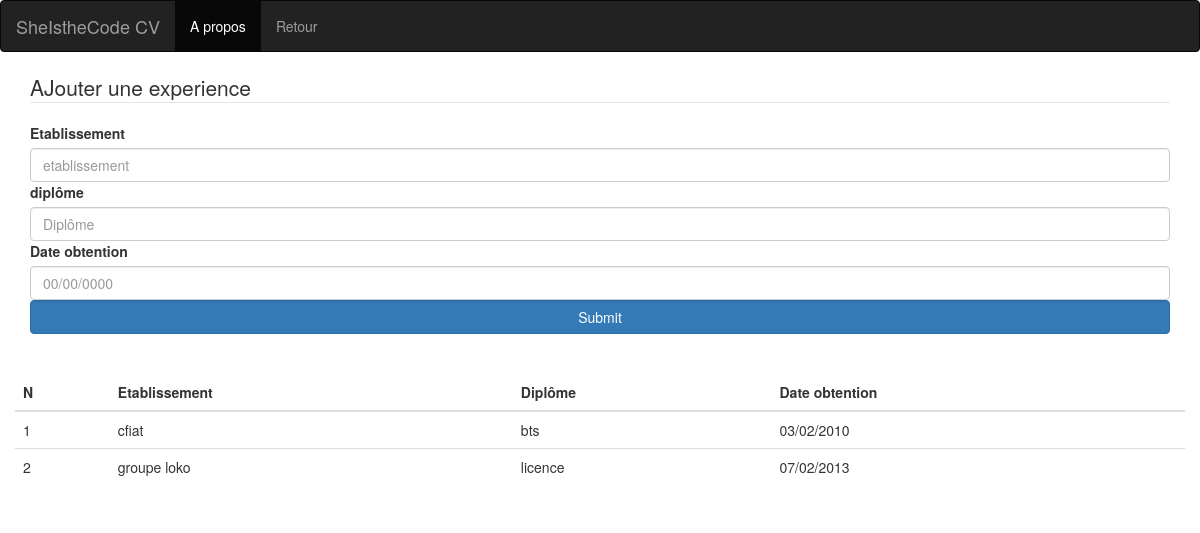
The page /diplome.php on the database its author committed.
### tables this page shows
CREATE TABLE IF NOT EXISTS `diplome` (
  `id` int(11) NOT NULL AUTO_INCREMENT,
  `etablissement` varchar(255) NOT NULL,
  `date` varchar(255) NOT NULL,
  `id_codeuse` varchar(255) NOT NULL,
  `nom_diplome` varchar(255) NOT NULL,
  PRIMARY KEY (`id`)
);

### diplome.php (the view, shortened to what this page needs)
<?php
include("connect.php");
?>
<!DOCTYPE html>
<html lang="en">
<head>
    <link rel="stylesheet" href="css/bootstrap.css">
</head>
<body>
<div class="container-fluid" >
    <div class="row">
                <nav class="navbar navbar-inverse" role="navigation">
                    <div class="container-fluid">
                        <a class="navbar-brand" href="index.php">SheIstheCode CV</a>
                        <ul class="nav navbar-nav">
                            <li class="active">
                                <a href="#">A propos</a>
                            </li>
                            <li>
                            <a href="dashboard.php?id=<?php echo $_SESSION['id']; ?>">Retour</a>
                            </li>
                        </ul>
                    </div>
                </nav>
            </div>
            <div class="container" >
                <form action="diplome.php" method="POST" enctype= "multipart/form-data">
                <legend>AJouter une experience</legend>
                    <label for="nom">Etablissement</label>
                        <input class="form-control" type="text"name="etablissement"placeholder="etablissement">
                    <label for="prenom">diplôme</label>
                        <input class="form-control" type="text"name="nom_diplome"placeholder="Diplôme">
                    <label for="resume">Date obtention</label>
                        <input class="form-control" type="text"name="date"placeholder="00/00/0000">
                    <input class="form-control btn btn-primary" type="submit"name="valider">
                </form>
                <br><br>
                <div class="row" >
                    <div>
                        <table class="table table-hover"style="boder:1" >
                            <thead>
                                <th>N</th>
                                <th>Etablissement</th>
                                <th>Diplôme</th>
                                <th>Date obtention</th>
                            </thead>
                            <tbody>
                            <?php
                                $n=1;
                                $req=$bdd->query('SELECT * FROM diplome');
                                while ($data = $req->fetch()) {
                                ?>
                                <tr>
                                    <td> <?php echo $n; ?></td>
                                    <td> <?php echo $data['etablissement'] ?></td>
                                    <td><?php echo $data['nom_diplome'] ?></td>
                                    <td><?php echo $data['date'] ?></td>
                                </tr>
                                <?php $n++; } ?>
                            </tbody>
                        </table>
                    </div>
                </div>
            </div>
</div>
</body>
</html>

### rows shown on the page
diplome: etablissement "cfiat", nom_diplome "bts", date "03/02/2010"
diplome: etablissement "groupe loko", nom_diplome "licence", date "07/02/2013"
